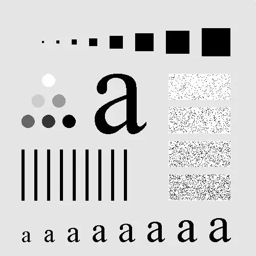
#> input picture digital_image_processing/第四次作业-2023214320-孙前普/Sample.png, 256 x 256 px
$ python dft.py
#> lines starting #> are read from the running program, lines starting #| are printed output that depends on the picture

import cv2 as cv
import numpy as np
from matplotlib import pyplot as plt

#读取图像
img = cv.imread('Sample.png', 0)
#> img: shape (256, 256); min 0, max 255, mean 207.4

#快速傅里叶变换算法得到频率分布
f = np.fft.fft2(img)

#默认结果中心点位置是在左上角,
#调用fftshift()函数转移到中间位置
fshift = np.fft.fftshift(f)

#fft结果是复数, 其绝对值结果是振幅
fimg = np.log(np.abs(fshift))
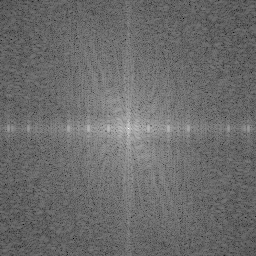
#> fimg: shape (256, 256) float64; min 2.02, max 16.42, mean 8.11; drawn with min black and max white

#展示结果
plt.subplot(121), plt.imshow(img, 'gray'), plt.title('Original Fourier')
plt.axis('off')
plt.subplot(122), plt.imshow(fimg, 'gray'), plt.title('Fourier Fourier')
plt.axis('off')

plt.savefig("output/dft_Sample.png")
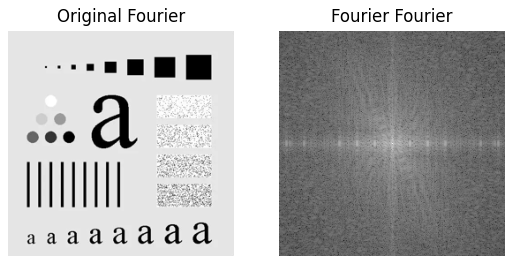
#> figure drawn by matplotlib, 2 panels
